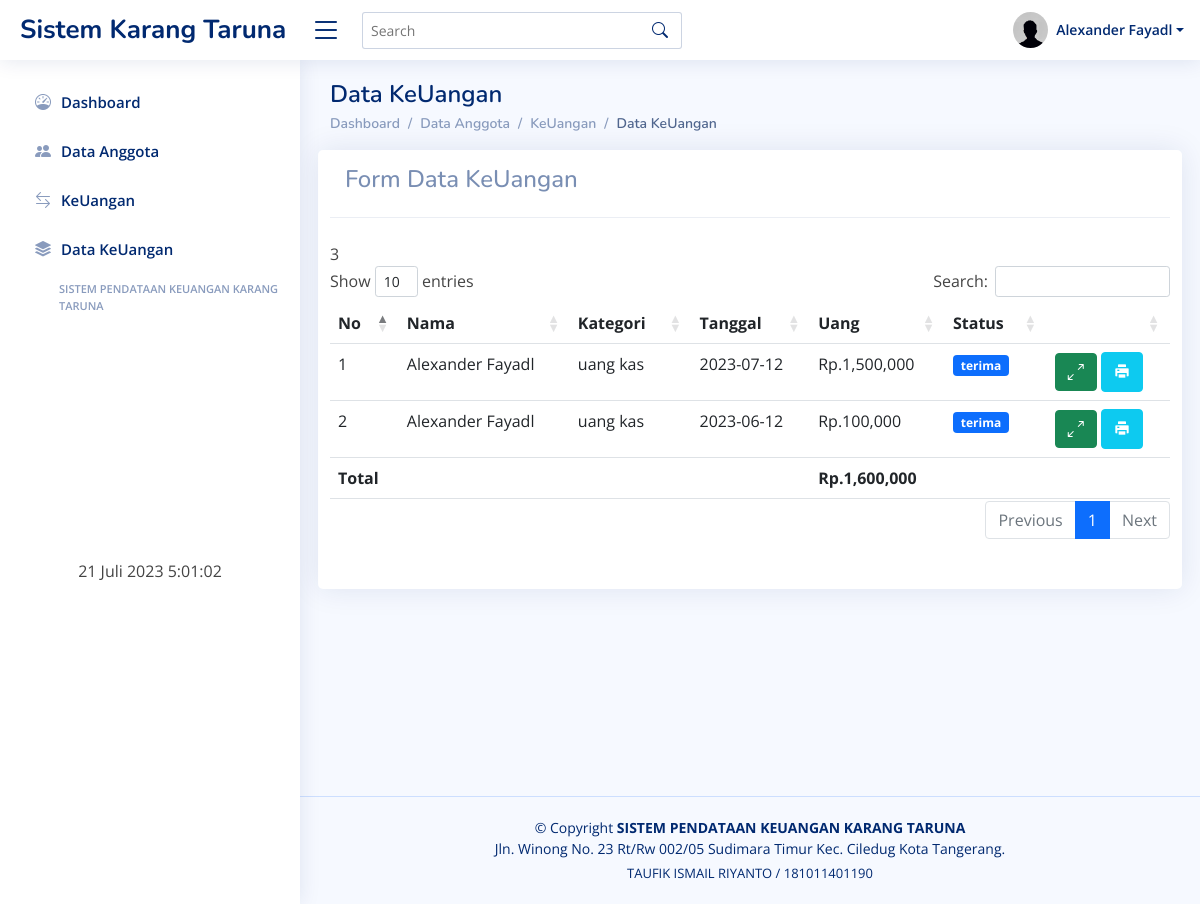
/anggota/index.php?url=data_keuangan (signed in), run on an earlier commit of the app's database.
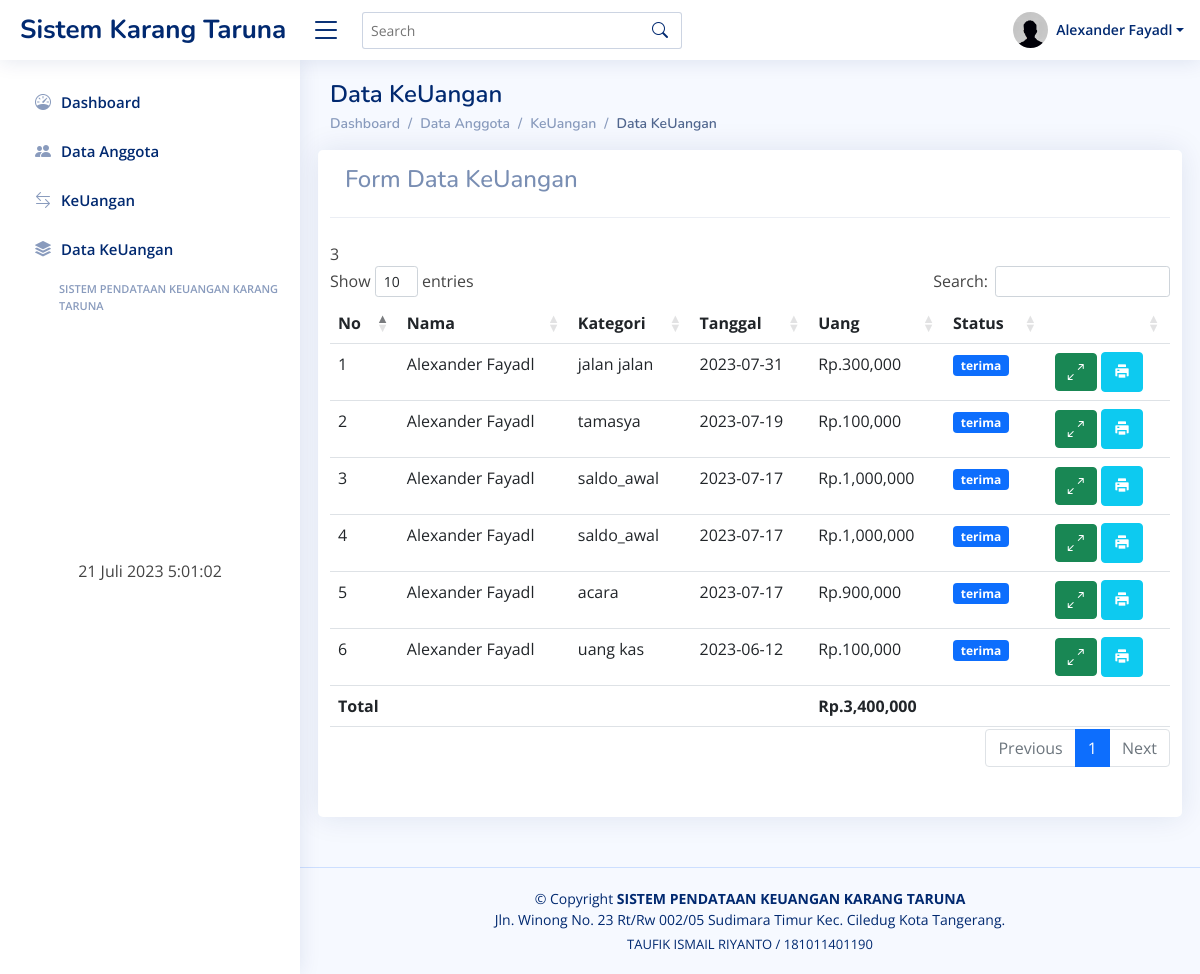
And on a later commit of the database.
### tables this page shows
CREATE TABLE `users` (
  `id_user` int(11) NOT NULL,
  `recid` enum('0','1') NOT NULL,
  `nama` varchar(30) NOT NULL,
  `rt` int(4) NOT NULL,
  `rw` int(4) NOT NULL,
  `alamat` text NOT NULL,
  `tgl_lahir` varchar(20) NOT NULL,
  `pekerjaan` varchar(40) NOT NULL,
  `no_telp` varchar(15) NOT NULL,
  `status` enum('aktif','tidak aktif') NOT NULL,
  `usertype` enum('ketua','wakil','anggota') NOT NULL,
  `username` varchar(30) NOT NULL,
  `password` varchar(200) NOT NULL,
  `level` enum('admin','anggota') NOT NULL
);

CREATE TABLE `trx` (
  `id_trx` int(11) NOT NULL,
  `id_user` int(11) NOT NULL,
  `jml_trx` varchar(255) NOT NULL,
  `keterangan` varchar(255) NOT NULL,
  `status_trx` varchar(255) NOT NULL,
  `tgl` date NOT NULL
);

CREATE TABLE `acara` (
  `id_acara` int(11) NOT NULL,
  `id_trx` int(11) NOT NULL,
  `nama_acara` varchar(255) NOT NULL,
  `tempat_acara` varchar(255) NOT NULL
);

### anggota/data_keuangan.php (the view, shortened to what the changed rows need)
<!DOCTYPE html>
<html>
<head>
</head>
<body>
	<div class="container">
		<div class="pagetitle">
			<h1 class="mb-1">Data KeUangan</h1>
			<nav>
				<ol class="breadcrumb">
					<li class="breadcrumb-item"><a href="?url=dashboard">Dashboard</a></li>
					<li class="breadcrumb-item"><a href="?url=anggota">Data Anggota</a></li>
					<li class="breadcrumb-item"><a href="?url=keuangan">KeUangan</a></li>
					<li class="breadcrumb-item active">Data KeUangan</li>
				</ol>
			</nav>
		</div>
		<div class="row">
			<div class="card">
				<div class="card-header">
					<h4>Form Data KeUangan</h4>
				</div>
				<br>
				<table id="anggota" class="table table-hover">
					<thead>
						<tr>
							<th>No</th>
							<th>Nama</th>
							<th>Kategori</th>
							<th>Tanggal</th>
							<th>Uang</th>
							<th>Status</th>
							<th style="width:90px"></th>
						</tr>
					</thead>
					<tbody>
						<?php
						require '../config/config.php';
						$no = 1;
						$total = 0;
						print_r($_SESSION['id']);
						$sql = mysqli_query($koneksi,"select * from trx inner join users on users.id_user = trx.id_user inner join acara on acara.id_trx = trx.id_trx where trx.id_user='$_SESSION[id]' order by tgl DESC ");
						while ($data = mysqli_fetch_array($sql)) {
							$total += $data['jml_trx'];
							?>
							<tr>
								<td><?= $no++; ?></td>
								<td><?= $data['nama']; ?></td>
								<td><?= $data['nama_acara']; ?></td>
								<td><?= $data['tgl']; ?></td>
								<td>Rp.<?= number_format($data['jml_trx']); ?></td>
								<td>
									<?php
									if($data['status_trx'] == 'kirim'){ ?>
										<span class="badge bg-warning "><?= $data['status_trx']; ?></span>
									<?php } elseif ($data['status_trx'] == 'terima') { ?>
										<span class="badge bg-primary "><?= $data['status_trx']; ?></span>
									<?php } elseif ($data['status_trx'] == 'tidak terima') { ?>
										<span class="badge bg-danger "><?= $data['status_trx']; ?></span>
									<?php }?>
									</td>
									<td>
										<button type="button" class="btn btn-success" data-bs-toggle="modal" data-bs-target="#MyView<?= $data['id']; ?>">
											<span class="icon text-white">
												<i class="bi bi-arrows-angle-expand"></i>
											</span>
										</button>
										<a href="report_pdf.php?id=<?php echo $data['id']; ?>&&nm=<?php echo $data['nama'];?>" class="btn btn-info btn-icon-split" target="_blank">
											<span class="icon text-white">
												<i class="ri-printer-fill"></i>
											</span>
										</a>
									</td>
							</tr>
									<?php } ?>
								</tbody>
							<th colspan="4">Total </th>
							<th>Rp.<?= number_format($total); ?></th>
							<th></th>
							<th></th>
							</table>
							<br><br>
						</div>
					</div>
				</div>
			</body>
			</html>

### anggota/index.php (shortened to what the changed rows need)
<!DOCTYPE html>
<html lang="en">
<head>
   <link href="../assets/css/bootstrap.min.css" rel="stylesheet">
   <link href="../assets/css/bootstrap-icons.css" rel="stylesheet">
   <link href="../assets/css/boxicons.min.css" rel="stylesheet">
   <link href="../assets/css/quill.snow.css" rel="stylesheet">
   <link href="../assets/css/quill.bubble.css" rel="stylesheet">
   <link href="../assets/css/remixicon.css" rel="stylesheet">
   <link href="../assets/css/style.css" rel="stylesheet">
   <link href="../assets/datatables/dataTables.bootstrap4.min.css" rel="stylesheet">
</head>
<body>
   <header id="header" class="header fixed-top d-flex align-items-center">
      <nav class="header-nav ms-auto">
         <ul class="d-flex align-items-center">
            <li class="nav-item dropdown pe-3">
              <?php
              require '../config/config.php';
              $sql = mysqli_query($koneksi, "select * from users where id_user='$_SESSION[id]'");
              while ($data = mysqli_fetch_array($sql)) {
               ?>
               <a class="nav-link nav-profile d-flex align-items-center pe-0" href="#" data-bs-toggle="dropdown"> <img src="../assets/img/profile-img.png" alt="Profile" class="rounded-circle"> <span class="d-none d-md-block dropdown-toggle ps-2"><?php echo $data['nama']; ?></span> </a>
               <?php } ?>
         </li>
      </ul>
   </nav>
</header>
<main id="main" class="main">
   <section class="section">
     <div class="row">
      <?php include 'link.php' ?>
      <br>
      <br>
      <br>
      <br>
      <br>
      <br>
      <br>
      <br>
      <br>
      <br>
      <br>
      <br>
      <br>
      <br>
      <br>
      <br>
      <br>
      <br>
      <br>
      <br>
      <br>
      <br>
      <br>
      <br>
      <br>
      <br>
      <br>
      <br>
      <br>
   </div>
</section>
</main>
</body>
</html>

What changed in the data, as far as the page shows it:
removed trx: id_user.nama "Alexander Fayadl", acara.nama_acara "uang kas", tgl "2023-07-12", jml_trx "1,500,000", status_trx "terima"
added trx: id_user.nama "Alexander Fayadl", acara.nama_acara "jalan jalan", tgl "2023-07-31", jml_trx "300,000", status_trx "terima"
added trx: id_user.nama "Alexander Fayadl", acara.nama_acara "tamasya", tgl "2023-07-19", jml_trx "100,000", status_trx "terima"
added trx: id_user.nama "Alexander Fayadl", acara.nama_acara "saldo_awal", tgl "2023-07-17", jml_trx "1,000,000", status_trx "terima"
added trx: id_user.nama "Alexander Fayadl", acara.nama_acara "saldo_awal", tgl "2023-07-17", jml_trx "1,000,000", status_trx "terima"
added trx: id_user.nama "Alexander Fayadl", acara.nama_acara "acara", tgl "2023-07-17", jml_trx "900,000", status_trx "terima"
Also different on the page:
$total: "1,600,000" → "3,400,000"
